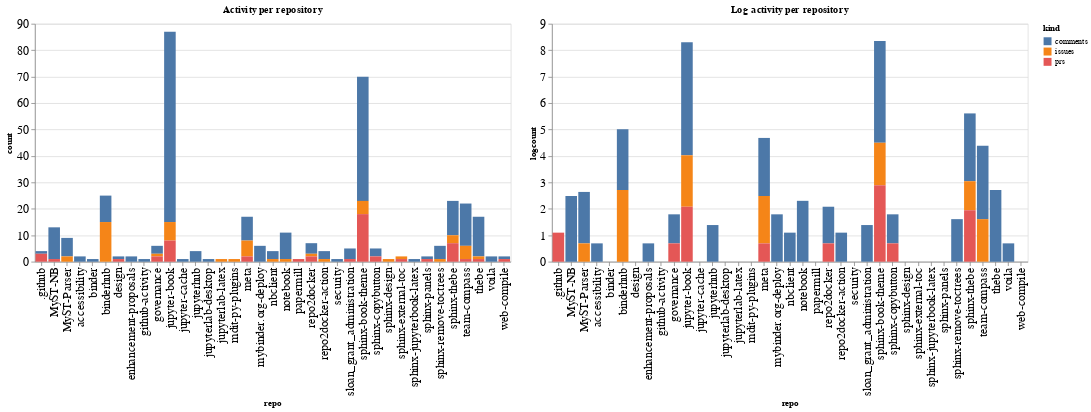

Here is the notebook cell this chart was saved with:
### Code cell
ch1 = alt.Chart(repo_summaries, width=600, title="Activity per repository").mark_bar().encode(
    x='repo',
    y='count',
    color='kind',
    tooltip="kind"
)

ch2 = alt.Chart(repo_summaries, width=600, title="Log activity per repository").mark_bar().encode(
    x='repo',
    y='logcount',
    color='kind',
    tooltip="kind"
)

ch1 | ch2

### Figure 1 — Vega-Lite specification as saved in the notebook (floating-point values rounded to 4 significant figures)
{"config": {"axisLeft": {"labelFontSize": 15}, "axisBottom": {"labelFontSize": 15}}, "hconcat": [{"mark": "bar", "encoding": {"color": {"type": "nominal", "field": "kind"}, "tooltip": {"type": "nominal", "field": "kind"}, "x": {"type": "nominal", "field": "repo"}, "y": {"type": "quantitative", "field": "count"}}, "title": "Activity per repository", "width": 600}, {"mark": "bar", "encoding": {"color": {"type": "nominal", "field": "kind"}, "tooltip": {"type": "nominal", "field": "kind"}, "x": {"type": "nominal", "field": "repo"}, "y": {"type": "quantitative", "field": "logcount"}}, "title": "Log activity per repository", "width": 600}], "data": {"name": "data-d5e22bb54175a489a16af3678e9a2ad5"}, "$schema": "https://vega.github.io/schema/vega-lite/v4.8.1.json", "datasets": {"data-d5e22bb54175a489a16af3678e9a2ad5": [{"repo": ".github", "kind": "comments", "count": 1, "logcount": 0.0}, {"repo": ".github", "kind": "prs", "count": 3, "logcount": 1.099}, {"repo": "MyST-NB", "kind": "comments", "count": 12, "logcount": 2.485}, {"repo": "MyST-NB", "kind": "prs", "count": 1, "logcount": 0.0}, {"repo": "MyST-Parser", "kind": "comments", "count": 7, "logcount": 1.946}, {"repo": "MyST-Parser", "kind": "issues", "count": 2, "logcount": 0.6931}, {"repo": "accessibility", "kind": "comments", "count": 2, "logcount": 0.6931}, {"repo": "binder", "kind": "comments", "count": 1, "logcount": 0.0}, {"repo": "binderhub", "kind": "comments", "count": 10, "logcount": 2.303}, {"repo": "binderhub", "kind": "issues", "count": 15, "logcount": 2.708}, {"repo": "design", "kind": "comments", "count": 1, "logcount": 0.0}, {"repo": "design", "kind": "prs", "count": 1, "logcount": 0.0}, {"repo": "enhancement-proposals", "kind": "comments", "count": 2, "logcount": 0.6931}, {"repo": "github-activity", "kind": "comments", "count": 1, "logcount": 0.0}, {"repo": "governance", "kind": "comments", "count": 3, "logcount": 1.099}, {"repo": "governance", "kind": "issues", "count": 1, "logcount": 0.0}, {"repo": "governance", "kind": "prs", "count": 2, "logcount": 0.6931}, {"repo": "jupyter-book", "kind": "comments", "count": 72, "logcount": 4.277}, {"repo": "jupyter-book", "kind": "issues", "count": 7, "logcount": 1.946}, {"repo": "jupyter-book", "kind": "prs", "count": 8, "logcount": 2.079}, {"repo": "jupyter-cache", "kind": "comments", "count": 1, "logcount": 0.0}, {"repo": "jupyterhub", "kind": "comments", "count": 4, "logcount": 1.386}, {"repo": "jupyterlab-desktop", "kind": "comments", "count": 1, "logcount": 0.0}, {"repo": "jupyterlab-latex", "kind": "issues", "count": 1, "logcount": 0.0}, {"repo": "mdit-py-plugins", "kind": "issues", "count": 1, "logcount": 0.0}, {"repo": "meta", "kind": "comments", "count": 9, "logcount": 2.197}, {"repo": "meta", "kind": "issues", "count": 6, "logcount": 1.792}, {"repo": "meta", "kind": "prs", "count": 2, "logcount": 0.6931}, {"repo": "mybinder.org-deploy", "kind": "comments", "count": 6, "logcount": 1.792}, {"repo": "nbclient", "kind": "comments", "count": 3, "logcount": 1.099}, {"repo": "nbclient", "kind": "issues", "count": 1, "logcount": 0.0}, {"repo": "notebook", "kind": "comments", "count": 10, "logcount": 2.303}, {"repo": "notebook", "kind": "issues", "count": 1, "logcount": 0.0}, {"repo": "papermill", "kind": "prs", "count": 1, "logcount": 0.0}, {"repo": "repo2docker", "kind": "comments", "count": 4, "logcount": 1.386}, {"repo": "repo2docker", "kind": "issues", "count": 1, "logcount": 0.0}, {"repo": "repo2docker", "kind": "prs", "count": 2, "logcount": 0.6931}, {"repo": "repo2docker-action", "kind": "comments", "count": 3, "logcount": 1.099}, {"repo": "repo2docker-action", "kind": "issues", "count": 1, "logcount": 0.0}, {"repo": "security", "kind": "comments", "count": 1, "logcount": 0.0}, {"repo": "sloan_grant_administration", "kind": "comments", "count": 4, "logcount": 1.386}, {"repo": "sloan_grant_administration", "kind": "prs", "count": 1, "logcount": 0.0}, {"repo": "sphinx-book-theme", "kind": "comments", "count": 47, "logcount": 3.85}, {"repo": "sphinx-book-theme", "kind": "issues", "count": 5, "logcount": 1.609}, {"repo": "sphinx-book-theme", "kind": "prs", "count": 18, "logcount": 2.89}, {"repo": "sphinx-copybutton", "kind": "comments", "count": 3, "logcount": 1.099}, {"repo": "sphinx-copybutton", "kind": "prs", "count": 2, "logcount": 0.6931}, {"repo": "sphinx-design", "kind": "issues", "count": 1, "logcount": 0.0}, {"repo": "sphinx-external-toc", "kind": "issues", "count": 1, "logcount": 0.0}, {"repo": "sphinx-external-toc", "kind": "prs", "count": 1, "logcount": 0.0}, {"repo": "sphinx-jupyterbook-latex", "kind": "comments", "count": 1, "logcount": 0.0}, {"repo": "sphinx-panels", "kind": "comments", "count": 1, "logcount": 0.0}, {"repo": "sphinx-panels", "kind": "prs", "count": 1, "logcount": 0.0}, {"repo": "sphinx-remove-toctrees", "kind": "comments", "count": 5, "logcount": 1.609}, {"repo": "sphinx-remove-toctrees", "kind": "issues", "count": 1, "logcount": 0.0}, {"repo": "sphinx-thebe", "kind": "comments", "count": 13, "logcount": 2.565}, {"repo": "sphinx-thebe", "kind": "issues", "count": 3, "logcount": 1.099}, {"repo": "sphinx-thebe", "kind": "prs", "count": 7, "logcount": 1.946}, {"repo": "team-compass", "kind": "comments", "count": 16, "logcount": 2.773}, {"repo": "team-compass", "kind": "issues", "count": 5, "logcount": 1.609}, {"repo": "team-compass", "kind": "prs", "count": 1, "logcount": 0.0}, {"repo": "thebe", "kind": "comments", "count": 15, "logcount": 2.708}, {"repo": "thebe", "kind": "issues", "count": 1, "logcount": 0.0}, {"repo": "thebe", "kind": "prs", "count": 1, "logcount": 0.0}, {"repo": "voila", "kind": "comments", "count": 2, "logcount": 0.6931}, {"repo": "web-compile", "kind": "comments", "count": 1, "logcount": 0.0}, {"repo": "web-compile", "kind": "prs", "count": 1, "logcount": 0.0}]}}
